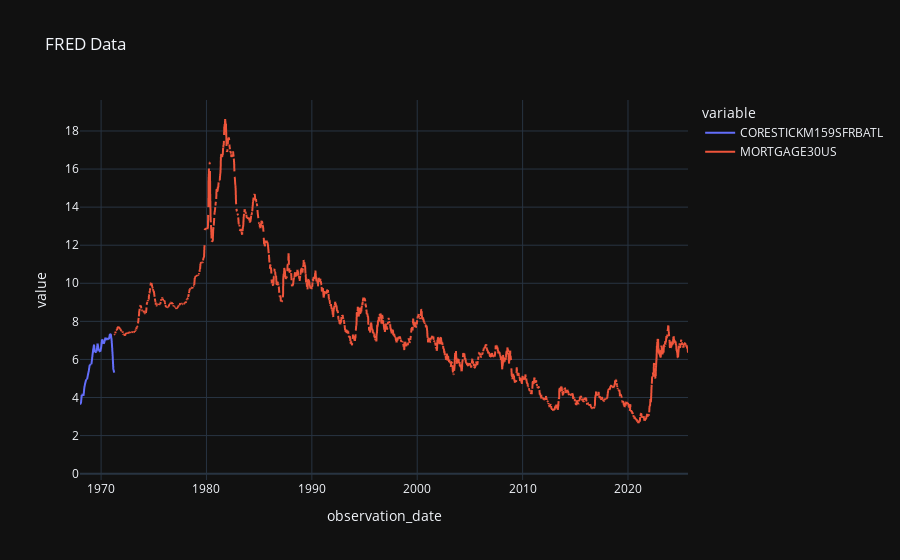

Here is the notebook cell this chart was saved with:
### Code cell


### Figure 1 — Plotly figure (JSON) as saved in the notebook; plotly's stock layout.template omitted (floating-point values rounded to 4 significant figures; data arrays with more than 128 entries replaced by an {"elided": "..."} marker saying what was removed)
{"data": [{"hovertemplate": "variable=CORESTICKM159SFRBATL<br>observation_date=%{x}<br>value=%{y}<extra></extra>", "legendgroup": "CORESTICKM159SFRBATL", "line": {"color": "#636efa", "dash": "solid"}, "marker": {"symbol": "circle"}, "mode": "lines", "name": "CORESTICKM159SFRBATL", "showlegend": true, "type": "scattergl", "x": {"elided": "3446 str values"}, "xaxis": "x", "y": {"elided": "3446 float values"}, "yaxis": "y"}, {"hovertemplate": "variable=MORTGAGE30US<br>observation_date=%{x}<br>value=%{y}<extra></extra>", "legendgroup": "MORTGAGE30US", "line": {"color": "#EF553B", "dash": "solid"}, "marker": {"symbol": "circle"}, "mode": "lines", "name": "MORTGAGE30US", "showlegend": true, "type": "scattergl", "x": {"elided": "3446 str values"}, "xaxis": "x", "y": {"elided": "3446 float values"}, "yaxis": "y"}], "layout": {"legend": {"title": {"text": "variable"}, "tracegroupgap": 0}, "title": {"text": "FRED Data"}, "xaxis": {"anchor": "y", "domain": [0, 1], "title": {"text": "observation_date"}}, "yaxis": {"anchor": "x", "domain": [0, 1], "title": {"text": "value"}}}}
